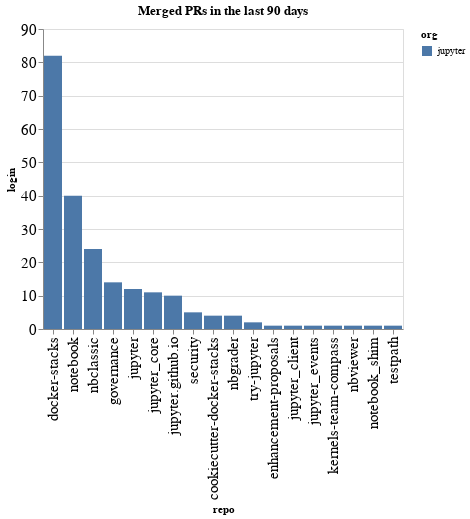

The notebook cell saved with this chart:
### Code cell
prs_by_repo = merged.groupby(['org', 'repo']).count()['login'].reset_index().sort_values(['org', 'login'], ascending=False)
alt.Chart(data=prs_by_repo, title=f"Merged PRs in the last {n_days} days").mark_bar().encode(
    x=alt.X('repo', sort=prs_by_repo['repo'].values.tolist()),
    y='login',
    color='org'
)

### Figure 1 — Vega-Lite specification as saved in the notebook (floating-point values rounded to 4 significant figures)
{"config": {"axisLeft": {"labelFontSize": 15}, "axisBottom": {"labelFontSize": 15}}, "data": {"name": "data-f94c9783803de141353ec7c7a066d348"}, "mark": {"type": "bar"}, "encoding": {"color": {"field": "org", "type": "nominal"}, "x": {"field": "repo", "sort": ["docker-stacks", "notebook", "nbclassic", "governance", "jupyter", "jupyter_core", "jupyter.github.io", "security", "cookiecutter-docker-stacks", "nbgrader", "try-jupyter", "enhancement-proposals", "jupyter_client", "jupyter_events", "kernels-team-compass", "nbviewer", "notebook_shim", "testpath"], "type": "nominal"}, "y": {"field": "login", "type": "quantitative"}}, "title": "Merged PRs in the last 90 days", "$schema": "https://vega.github.io/schema/vega-lite/v5.20.1.json", "datasets": {"data-f94c9783803de141353ec7c7a066d348": [{"org": "jupyter", "repo": "docker-stacks", "login": 82}, {"org": "jupyter", "repo": "notebook", "login": 40}, {"org": "jupyter", "repo": "nbclassic", "login": 24}, {"org": "jupyter", "repo": "governance", "login": 14}, {"org": "jupyter", "repo": "jupyter", "login": 12}, {"org": "jupyter", "repo": "jupyter_core", "login": 11}, {"org": "jupyter", "repo": "jupyter.github.io", "login": 10}, {"org": "jupyter", "repo": "security", "login": 5}, {"org": "jupyter", "repo": "cookiecutter-docker-stacks", "login": 4}, {"org": "jupyter", "repo": "nbgrader", "login": 4}, {"org": "jupyter", "repo": "try-jupyter", "login": 2}, {"org": "jupyter", "repo": "enhancement-proposals", "login": 1}, {"org": "jupyter", "repo": "jupyter_client", "login": 1}, {"org": "jupyter", "repo": "jupyter_events", "login": 1}, {"org": "jupyter", "repo": "kernels-team-compass", "login": 1}, {"org": "jupyter", "repo": "nbviewer", "login": 1}, {"org": "jupyter", "repo": "notebook_shim", "login": 1}, {"org": "jupyter", "repo": "testpath", "login": 1}]}}
